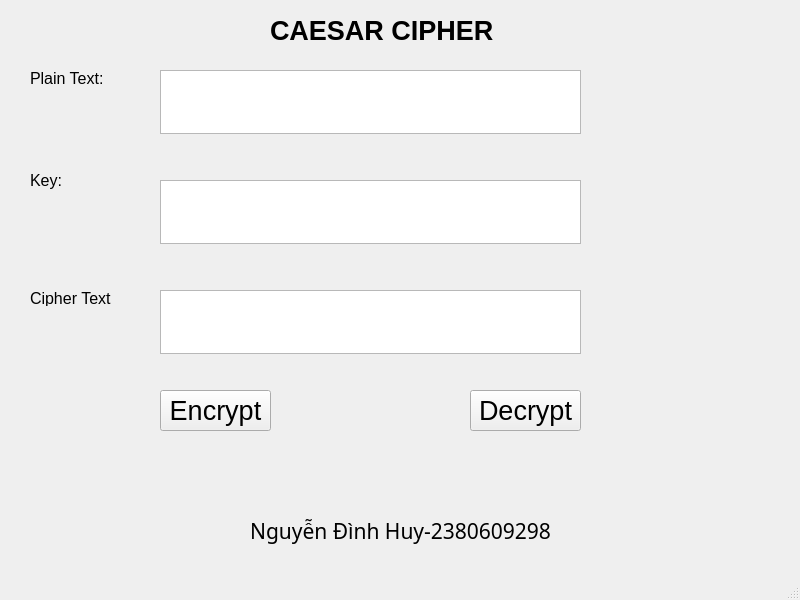
<?xml version="1.0" encoding="UTF-8"?>
<ui version="4.0">
 <class>MainWindow</class>
 <widget class="QMainWindow" name="MainWindow">
  <property name="geometry">
   <rect>
    <x>0</x>
    <y>0</y>
    <width>800</width>
    <height>600</height>
   </rect>
  </property>
  <property name="font">
   <font>
    <pointsize>20</pointsize>
   </font>
  </property>
  <property name="windowTitle">
   <string>MainWindow</string>
  </property>
  <widget class="QWidget" name="centralwidget">
   <widget class="QLabel" name="label">
    <property name="geometry">
     <rect>
      <x>270</x>
      <y>20</y>
      <width>271</width>
      <height>21</height>
     </rect>
    </property>
    <property name="font">
     <font>
      <pointsize>20</pointsize>
      <weight>75</weight>
      <bold>true</bold>
     </font>
    </property>
    <property name="text">
     <string>CAESAR CIPHER</string>
    </property>
   </widget>
   <widget class="QLabel" name="label_2">
    <property name="geometry">
     <rect>
      <x>30</x>
      <y>70</y>
      <width>81</width>
      <height>16</height>
     </rect>
    </property>
    <property name="font">
     <font>
      <pointsize>12</pointsize>
     </font>
    </property>
    <property name="text">
     <string>Plain Text:</string>
    </property>
   </widget>
   <widget class="QLabel" name="label_3">
    <property name="geometry">
     <rect>
      <x>30</x>
      <y>170</y>
      <width>81</width>
      <height>21</height>
     </rect>
    </property>
    <property name="font">
     <font>
      <pointsize>12</pointsize>
     </font>
    </property>
    <property name="text">
     <string>Key:</string>
    </property>
   </widget>
   <widget class="QLabel" name="label_4">
    <property name="geometry">
     <rect>
      <x>30</x>
      <y>290</y>
      <width>81</width>
      <height>16</height>
     </rect>
    </property>
    <property name="font">
     <font>
      <pointsize>12</pointsize>
     </font>
    </property>
    <property name="text">
     <string>Cipher Text:</string>
    </property>
   </widget>
   <widget class="QTextEdit" name="textPlainText">
    <property name="geometry">
     <rect>
      <x>160</x>
      <y>70</y>
      <width>421</width>
      <height>64</height>
     </rect>
    </property>
   </widget>
   <widget class="QTextEdit" name="textKey">
    <property name="geometry">
     <rect>
      <x>160</x>
      <y>180</y>
      <width>421</width>
      <height>64</height>
     </rect>
    </property>
   </widget>
   <widget class="QTextEdit" name="textCipherText">
    <property name="geometry">
     <rect>
      <x>160</x>
      <y>290</y>
      <width>421</width>
      <height>64</height>
     </rect>
    </property>
   </widget>
   <widget class="QPushButton" name="pushEncrypt">
    <property name="geometry">
     <rect>
      <x>160</x>
      <y>390</y>
      <width>111</width>
      <height>41</height>
     </rect>
    </property>
    <property name="text">
     <string>Encrypt</string>
    </property>
   </widget>
   <widget class="QPushButton" name="pushDecrypt">
    <property name="geometry">
     <rect>
      <x>470</x>
      <y>390</y>
      <width>111</width>
      <height>41</height>
     </rect>
    </property>
    <property name="text">
     <string>Decrypt</string>
    </property>
   </widget>
   <widget class="QLabel" name="label_5">
    <property name="geometry">
     <rect>
      <x>10</x>
      <y>510</y>
      <width>781</width>
      <height>41</height>
     </rect>
    </property>
    <property name="font">
     <font>
      <family>MS Reference Sans Serif</family>
      <pointsize>16</pointsize>
     </font>
    </property>
    <property name="text">
     <string>Nguyễn Đình Huy-2380609298</string>
    </property>
    <property name="alignment">
     <set>Qt::AlignCenter</set>
    </property>
   </widget>
  </widget>
  <widget class="QMenuBar" name="menubar">
   <property name="geometry">
    <rect>
     <x>0</x>
     <y>0</y>
     <width>800</width>
     <height>21</height>
    </rect>
   </property>
  </widget>
  <widget class="QStatusBar" name="statusbar"/>
 </widget>
 <resources/>
 <connections/>
</ui>
